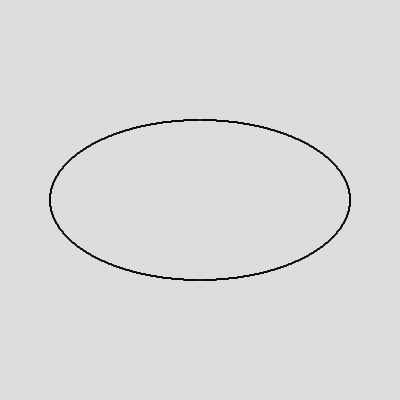
Frame 1 (no input)
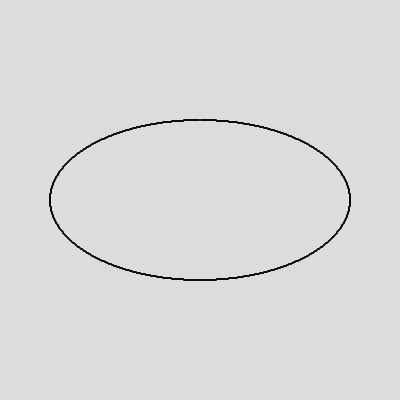
Frame 60 (no input)
Frame 120 (the mouse pressed at the canvas centre since frame 60): identical to frame 60, image omitted

The p5.js sketch that drew these frames (run headless with seeded random() and noise() and a simulated clock; from frame 60 on, the mouse is pressed at the canvas centre):

// p5.js sketch
// ── sketch.js
function setup() {
  createCanvas(400, 400);
}

function draw() {
  background(220);
  region1(200,200,150,80);
}

function region1(xc,yc, rx,ry){
  x = 0;
  y = ry;
  point(x+xc, y+yc);
  p1k = Math.pow(ry,2)-Math.pow(rx,2)*ry+(1/4)*Math.pow(rx,2);
  while(2*Math.pow(ry,2)*x<2*Math.pow(rx,2)*y){
    if(p1k<0){
      x = x + 1;
      y = y;
      p1k = p1k + 2*Math.pow(ry,2)*x + Math.pow(ry,2);
      strokeWeight(2);
      xp = x + xc;
      yp = y +yc ;
      point(xp,yp);
      symmetricPoint(xc, yc, x,y);
    }
    else{
      x = x + 1;
      y = y - 1;
      p1k = p1k + 2*Math.pow(ry,2)*x -2*Math.pow(rx,2)*y + Math.pow(ry,2) ;
      strokeWeight(2);
      xp = x + xc;
      yp = y +yc ;
      point(xp,yp);
      symmetricPoint(xc, yc, x,y);
    }
  }
  region2(x,y,rx, ry, xc, yc);
}

function region2(x,y, rx, ry, xc, yc){
  point(x+xc, y+yc);
  rx2 = Math.pow(rx,2);
  ry2 = Math.pow(ry,2);
  p2k = ry2*Math.pow((x+(1/2)),2) + rx2*Math.pow((y-1),2) - rx2*ry2;
  while(y!=0){
    if(p2k<0){
      x = x + 1;
      y = y - 1;
      p2k = p2k - 2*rx2*y + 2*ry2*x + rx2;
      strokeWeight(2);
      xp = x + xc;
      yp = y +yc ;
      point(xp,yp);
      symmetricPoint(xc, yc, x,y);
    }
    else{
      x = x;
      y = y - 1;
      p2k = p2k - 2*rx2*y + rx2;
        strokeWeight(2);
        xp = x + xc;
        yp = y +yc ;
        point(xp,yp);
        symmetricPoint(xc, yc, x,y);
    }
  }
}

function symmetricPoint(xc, yc, x,y){
  point(x+xc, -y+yc);
  point(-x+xc, y+yc);
  point(-x+xc, -y+yc);  
}
